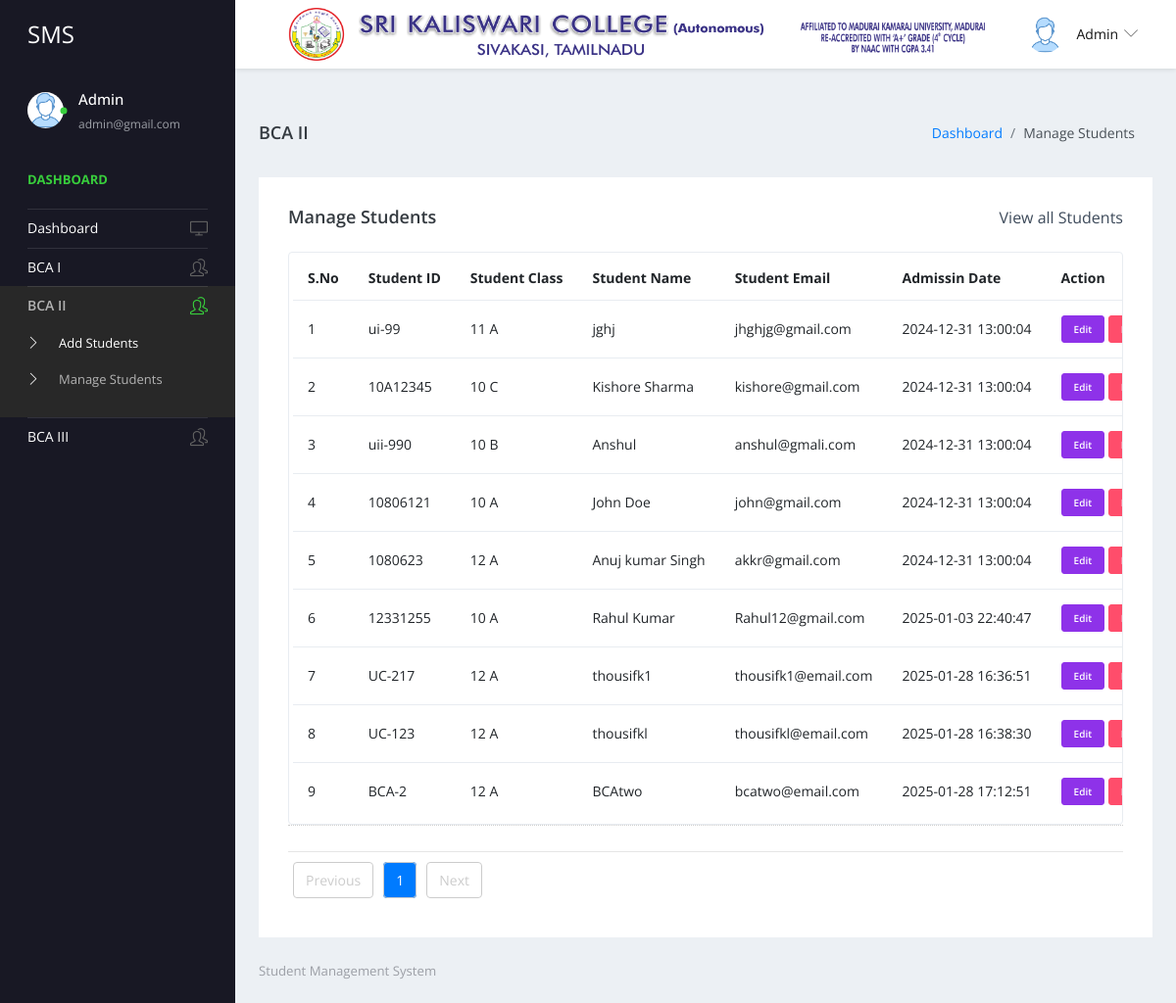
/admin/manage-students-BCA2.php (signed in), run on the app's committed database.
### tables this page shows
CREATE TABLE `tblstudent2` (
  `ID` int(10) NOT NULL,
  `StudentName` varchar(200) DEFAULT NULL,
  `StudentEmail` varchar(200) DEFAULT NULL,
  `StudentClass` varchar(100) DEFAULT NULL,
  `Gender` varchar(50) DEFAULT NULL,
  `DOB` date DEFAULT NULL,
  `StuID` varchar(200) DEFAULT NULL,
  `FatherName` mediumtext DEFAULT NULL,
  `MotherName` mediumtext DEFAULT NULL,
  `ContactNumber` bigint(10) DEFAULT NULL,
  `AltenateNumber` bigint(10) DEFAULT NULL,
  `Address` mediumtext DEFAULT NULL,
  `UserName` varchar(200) DEFAULT NULL,
  `Password` varchar(200) DEFAULT NULL,
  `Image` varchar(200) DEFAULT NULL,
  `DateofAdmission` timestamp NULL DEFAULT current_timestamp()
);

CREATE TABLE `tblclass` (
  `ID` int(5) NOT NULL,
  `ClassName` varchar(50) DEFAULT NULL,
  `Section` varchar(20) DEFAULT NULL,
  `CreationDate` timestamp NULL DEFAULT current_timestamp()
);

### admin/manage-students-BCA2.php (the view, shortened to what this page needs)
<?php
include('includes/dbconnection.php');
if (strlen($_SESSION['sturecmsaid']==0)) {
  header('location:logout.php');
  } else{
?>
<!DOCTYPE html>
<html lang="en">
  <head>
    <link rel="stylesheet" href="vendors/simple-line-icons/css/simple-line-icons.css">
    <link rel="stylesheet" href="vendors/flag-icon-css/css/flag-icon.min.css">
    <link rel="stylesheet" href="vendors/css/vendor.bundle.base.css">
    <link rel="stylesheet" href="./vendors/daterangepicker/daterangepicker.css">
    <link rel="stylesheet" href="./vendors/chartist/chartist.min.css">
    <link rel="stylesheet" href="./css/style.css">
  </head>
  <body>
    <div class="container-scroller">
     <?php include_once('includes/header.php');?>
      <div class="container-fluid page-body-wrapper">
        <?php include_once('includes/sidebar.php');?>
        <div class="main-panel">
          <div class="content-wrapper">
             <div class="page-header">
              <h3 class="page-title"> BCA II </h3>
              <nav aria-label="breadcrumb">
                <ol class="breadcrumb">
                  <li class="breadcrumb-item"><a href="dashboard.php">Dashboard</a></li>
                  <li class="breadcrumb-item active" aria-current="page"> Manage Students</li>
                </ol>
              </nav>
            </div>
            <div class="row">
              <div class="col-md-12 grid-margin stretch-card">
                <div class="card">
                  <div class="card-body">
                    <div class="d-sm-flex align-items-center mb-4">
                      <h4 class="card-title mb-sm-0">Manage Students</h4>
                      <a href="#" class="text-dark ml-auto mb-3 mb-sm-0"> View all Students</a>
                    </div>
                    <div class="table-responsive border rounded p-1">
                      <table class="table">
                        <thead>
                          <tr>
                            <th class="font-weight-bold">S.No</th>
                            <th class="font-weight-bold">Student ID</th>
                            <th class="font-weight-bold">Student Class</th>
                            <th class="font-weight-bold">Student Name</th>
                            <th class="font-weight-bold">Student Email</th>
                            <th class="font-weight-bold">Admissin Date</th>
                            <th class="font-weight-bold">Action</th>
                          </tr>
                        </thead>
                        <tbody>
                           <?php
 if (isset($_GET['page_no']) && $_GET['page_no']!="") {
  $page_no = $_GET['page_no'];
  } else {
    $page_no = 1;
        }
  $total_records_per_page = 10;
    $offset = ($page_no-1) * $total_records_per_page;
  $previous_page = $page_no - 1;
  $next_page = $page_no + 1;
        $ret = "SELECT ID FROM tblstudent2";
$query1 = $dbh -> prepare($ret);
$query1->execute();
$total_records=$query1->rowCount();
  $total_no_of_pages = ceil($total_records / $total_records_per_page);
$sql = "SELECT tblstudent2.StuID, tblstudent2.ID as sid, tblstudent2.StudentName, tblstudent2.StudentEmail, tblstudent2.DateofAdmission, tblclass.ClassName, tblclass.Section
        FROM tblstudent2
        JOIN tblclass ON tblclass.ID = tblstudent2.StudentClass
        LIMIT $offset, $total_records_per_page";
$query = $dbh -> prepare($sql);
$query->execute();
$results=$query->fetchAll(PDO::FETCH_OBJ);
$cnt=1;
if($query->rowCount() > 0)
{
foreach($results as $row)
{               ?>
                          <tr>
                            <td><?php echo htmlentities($cnt);?></td>
                            <td><?php  echo htmlentities($row->StuID);?></td>
                            <td><?php  echo htmlentities($row->ClassName);?> <?php  echo htmlentities($row->Section);?></td>
                            <td><?php  echo htmlentities($row->StudentName);?></td>
                            <td><?php  echo htmlentities($row->StudentEmail);?></td>
                            <td><?php  echo htmlentities($row->DateofAdmission);?></td>
                            <td>
                              <div><a href="edit-student-detail.php?editid=<?php echo htmlentities ($row->sid);?>" class="btn btn-info btn-xs"  target="blank">Edit</a>
                                                 <a href="manage-students.php?delid=<?php echo ($row->sid);?>" onclick="return confirm('Do you really want to Delete ?');" class="btn btn-danger btn-xs"> Delete</a></div>
                            </td>
                          </tr><?php $cnt=$cnt+1;}} ?>
                        </tbody>
                      </table>
                    </div>
                    <div align="left">
                      <div style='padding: 10px 20px 0px; border-top: dotted 1px #CCC;'>
</div>
<hr />
<ul class="pagination">
<li <?php if($page_no <= 1){ echo "class='disabled'"; } ?>>
<a <?php if($page_no > 1){ echo "href='?page_no=$previous_page'"; } ?>>Previous</a>
</li>
<?php
if ($total_no_of_pages <= 10){
for ($counter = 1; $counter <= $total_no_of_pages; $counter++){
if ($counter == $page_no) {
echo "<li class='active'><a>$counter</a></li>";
}else{
echo "<li><a href='?page_no=$counter'>$counter</a></li>";
}
}
}
?>
<li <?php if($page_no >= $total_no_of_pages){ echo "class='disabled'"; } ?>>
<a <?php if($page_no < $total_no_of_pages) { echo "href='?page_no=$next_page'"; } ?>>Next</a>
</li>
</ul>
</div>
                  </div>
                </div>
              </div>
            </div>
          </div>
         <?php include_once('includes/footer.php');?>
        </div>
      </div>
    </div>
  </body>
</html><?php }  ?>

### admin/includes/header.php (shortened to what this page needs)
 <nav class="navbar default-layout-navbar col-lg-12 col-12 p-0 fixed-top d-flex flex-row">
        <div class="navbar-brand-wrapper d-flex align-items-center">
          <a class="navbar-brand brand-logo" href="dashboard.php">
            <strong style="color: white;">SMS</strong>
          </a>
        </div><?php
         $aid= $_SESSION['sturecmsaid'];
$sql="SELECT * from tbladmin where ID=:aid";
$query = $dbh -> prepare($sql);
$query->bindParam(':aid',$aid,PDO::PARAM_STR);
$query->execute();
$results=$query->fetchAll(PDO::FETCH_OBJ);
$cnt=1;
if($query->rowCount() > 0)
{
foreach($results as $row)
{               ?>
        <div class="navbar-menu-wrapper d-flex align-items-center flex-grow-1">
  <img src="includes/headerlogo.png"
       srcset="includes/headerlogo.png 1x"
       width="999"
       height="54"
       alt="Sri Kaliswari College – Autonomous Logo"
       class="fusion-standard-logo">
          <ul class="navbar-nav navbar-nav-right ml-auto">
            <li class="nav-item dropdown d-none d-xl-inline-flex user-dropdown">
              <a class="nav-link dropdown-toggle" id="UserDropdown" href="#" data-toggle="dropdown" aria-expanded="false">
                <img class="img-xs rounded-circle ml-2" src="images/faces/face8.jpg" alt="Profile image"> <span class="font-weight-normal"> <?php  echo htmlentities($row->AdminName);?> </span></a>
                <?php $cnt=$cnt+1;}} ?>
            </li>
          </ul>
        </div>
      </nav>

### admin/includes/sidebar.php (shortened to what this page needs)
<nav class="sidebar sidebar-offcanvas" id="sidebar">
          <ul class="nav">
            <li class="nav-item nav-profile">
              <a href="#" class="nav-link">
                <div class="profile-image">
                  <img class="img-xs rounded-circle" src="images/faces/face8.jpg" alt="profile image">
                  <div class="dot-indicator bg-success"></div>
                </div>
                <div class="text-wrapper">
                  <?php
         $aid= $_SESSION['sturecmsaid'];
$sql="SELECT * from tbladmin where ID=:aid";
$query = $dbh -> prepare($sql);
$query->bindParam(':aid',$aid,PDO::PARAM_STR);
$query->execute();
$results=$query->fetchAll(PDO::FETCH_OBJ);
$cnt=1;
if($query->rowCount() > 0)
{
foreach($results as $row)
{               ?>
                  <p class="profile-name"><?php  echo htmlentities($row->AdminName);?></p>
                  <p class="designation"><?php  echo htmlentities($row->Email);?></p><?php $cnt=$cnt+1;}} ?>
                </div>
              </a>
            </li>
            <li class="nav-item nav-category">
              <span class="nav-link">Dashboard</span>
            </li>
            <li class="nav-item">
              <a class="nav-link" href="dashboard.php">
                <span class="menu-title">Dashboard</span>
                <i class="icon-screen-desktop menu-icon"></i>
              </a>
            </li>
            <li class="nav-item">
              <a class="nav-link" data-toggle="collapse" href="#ui-basic" aria-expanded="false" aria-controls="ui-basic">
                <span class="menu-title">BCA I</span>
                <i class="icon-people menu-icon"></i>
              </a>
            </li>
            <li class="nav-item">
              <a class="nav-link" data-toggle="collapse" href="#ui-basic1" aria-expanded="false" aria-controls="ui-basic1">
                <span class="menu-title">BCA II</span>
                <i class="icon-people menu-icon"></i>
              </a>
              <div class="collapse" id="ui-basic1">
                <ul class="nav flex-column sub-menu">
                  <li class="nav-item"> <a class="nav-link" href="add-students-BCA2.php">Add Students</a></li>
                  <li class="nav-item"> <a class="nav-link" href="manage-students-BCA2.php">Manage Students</a></li>
                </ul>
              </div>
            </li>
 <li class="nav-item">
              <a class="nav-link" data-toggle="collapse" href="#hw" aria-expanded="false" aria-controls="hw">
                <span class="menu-title">BCA III</span>
                <i class="icon-people menu-icon"></i>
              </a>
            </li>
          </ul>
        </nav>

### data on the page
tblstudent2: StuID "ui-99", tblclass.ClassName "11", tblclass.Section "A", StudentName "jghj", StudentEmail "jhghjg@gmail.com", DateofAdmission "2024-12-31 13:00:04"
tblstudent2: StuID "10A12345", tblclass.ClassName "10", tblclass.Section "C", StudentName "Kishore Sharma", StudentEmail "kishore@gmail.com", DateofAdmission "2024-12-31 13:00:04"
tblstudent2: StuID "uii-990", tblclass.ClassName "10", tblclass.Section "B", StudentName "Anshul", StudentEmail "anshul@gmali.com", DateofAdmission "2024-12-31 13:00:04"
tblstudent2: StuID "10806121", tblclass.ClassName "10", tblclass.Section "A", StudentName "John Doe", StudentEmail "john@gmail.com", DateofAdmission "2024-12-31 13:00:04"
tblstudent2: StuID "1080623", tblclass.ClassName "12", tblclass.Section "A", StudentName "Anuj kumar Singh", StudentEmail "akkr@gmail.com", DateofAdmission "2024-12-31 13:00:04"
tblstudent2: StuID "12331255", tblclass.ClassName "10", tblclass.Section "A", StudentName "Rahul Kumar", StudentEmail "Rahul12@gmail.com", DateofAdmission "2025-01-03 22:40:47"
tblstudent2: StuID "UC-217", tblclass.ClassName "12", tblclass.Section "A", StudentName "thousifk1", StudentEmail "thousifk1@email.com", DateofAdmission "2025-01-28 16:36:51"
tblstudent2: StuID "UC-123", tblclass.ClassName "12", tblclass.Section "A", StudentName "thousifkl", StudentEmail "thousifkl@email.com", DateofAdmission "2025-01-28 16:38:30"
tblstudent2: StuID "BCA-2", tblclass.ClassName "12", tblclass.Section "A", StudentName "BCAtwo", StudentEmail "bcatwo@email.com", DateofAdmission "2025-01-28 17:12:51"

### other printed values
$row->AdminName "Admin"
$row->Email "admin@gmail.com"
